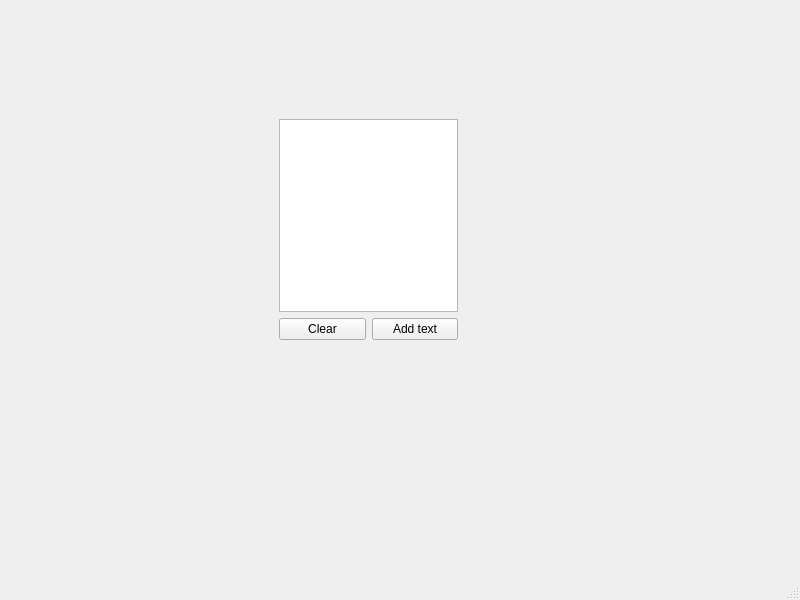
<?xml version="1.0" encoding="UTF-8"?>
<ui version="4.0">
 <class>MainWindow</class>
 <widget class="QMainWindow" name="MainWindow">
  <property name="geometry">
   <rect>
    <x>0</x>
    <y>0</y>
    <width>800</width>
    <height>600</height>
   </rect>
  </property>
  <property name="windowTitle">
   <string>MainWindow</string>
  </property>
  <widget class="QWidget" name="centralwidget">
   <widget class="QWidget" name="widget" native="true">
    <property name="geometry">
     <rect>
      <x>260</x>
      <y>100</y>
      <width>201</width>
      <height>251</height>
     </rect>
    </property>
    <widget class="QWidget" name="verticalLayoutWidget">
     <property name="geometry">
      <rect>
       <x>19</x>
       <y>19</y>
       <width>179</width>
       <height>221</height>
      </rect>
     </property>
     <layout class="QVBoxLayout" name="verticalLayout">
      <item>
       <widget class="QTextEdit" name="textedit"/>
      </item>
      <item>
       <layout class="QHBoxLayout" name="horizontalLayout_2">
        <item>
         <widget class="QPushButton" name="clear_button">
          <property name="text">
           <string>Clear</string>
          </property>
         </widget>
        </item>
        <item>
         <widget class="QPushButton" name="add_text_button">
          <property name="text">
           <string>Add text</string>
          </property>
         </widget>
        </item>
       </layout>
      </item>
     </layout>
    </widget>
   </widget>
  </widget>
  <widget class="QMenuBar" name="menubar">
   <property name="geometry">
    <rect>
     <x>0</x>
     <y>0</y>
     <width>800</width>
     <height>22</height>
    </rect>
   </property>
  </widget>
  <widget class="QStatusBar" name="statusbar"/>
 </widget>
 <resources/>
 <connections/>
</ui>
